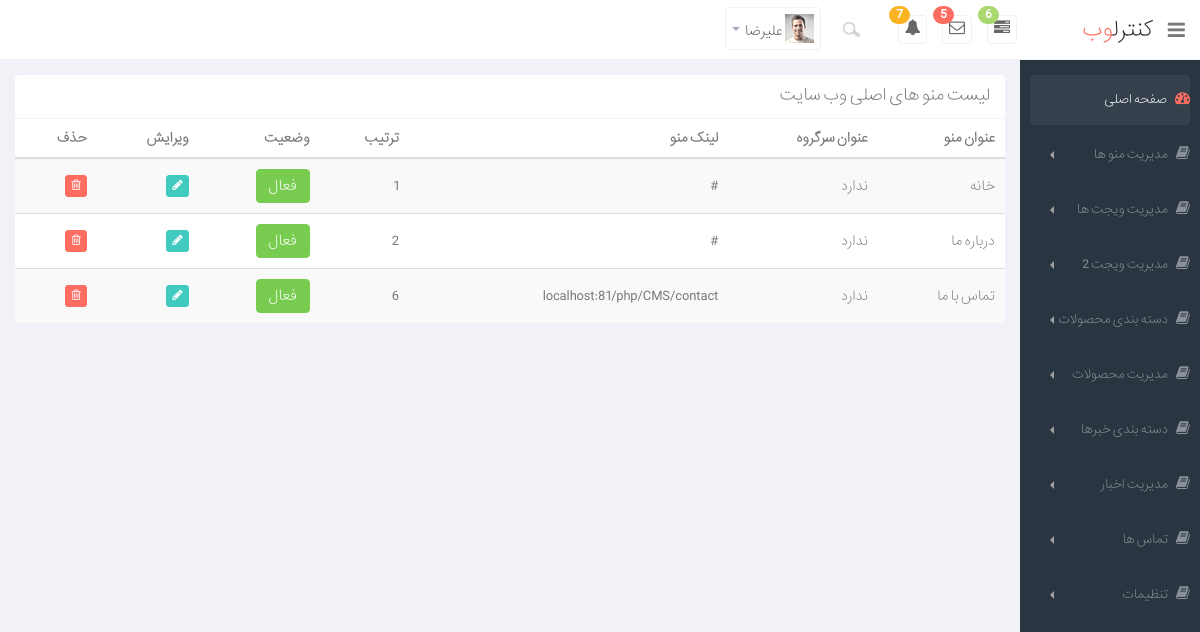
/admin/dashbord.php?m=menu&p=list (signed in), run on the app's committed database.
### tables this page shows
CREATE TABLE IF NOT EXISTS `menu_tbl` (
  `id` int(11) NOT NULL AUTO_INCREMENT,
  `title` varchar(100) NOT NULL,
  `url` varchar(50) NOT NULL,
  `status` int(11) NOT NULL,
  `chid` int(11) NOT NULL,
  `sort` int(11) NOT NULL,
  PRIMARY KEY (`id`)
);

### include/menu.php (called while the page is built, shortened)
<?php
function listmenuadmin(){
    $connection=config();
    $sql="SELECT * FROM menu_tbl";
    $row=mysqli_query($connection,$sql);
    while($res=mysqli_fetch_assoc($row)){
        $result[]=$res;
    }
    return $result;
}

### admin/menu/list.php (the view)
<div class="row">
    <div class="col-lg-12">
        <section class="panel">
            <header class="panel-heading">
                            لیست منو های اصلی وب سایت
            </header>
            <table class="table table-striped table-advance table-hover">
                <thead>
                <tr>
                    <th> عنوان منو</th>
                    <th> عنوان سرگروه</th>
                    <th> لینک منو</th>
                    <th> ترتیب</th>
                    <th> وضعیت</th>
                    <th>ویرایش</th>
                    <th>حذف</th>
                </tr>
                </thead>
                <tbody>
                <?php
                    $listmenu=listmenuadmin();
                    foreach ($listmenu as $val):
                ?>
                <tr>
                    <td><?php echo $val['title']; ?></td>
                    <td><?php
                        if($val['chid']==0){
                            echo "ندارد";
                        }
                        else{
                            $parent=selectParentMenu($val['chid']);
                            echo $parent;
                        }
                        ?>
                    </td>
                    <td><?php echo $val['url']; ?></td>
                    <td><?php echo $val['sort']; ?></td>
                    <td>
                        <?php
                        if($val['status']==0){
                            echo "
                                <span class='btn btn-danger'>غیر فعال</span>
                            ";
                        }
                        else{
                            echo "
                                <span class='btn btn-success'> فعال</span>
                            ";
                        }
                        ?>
                    </td>
                    <td><a href="dashbord.php?m=menu&p=edit&id=<?php echo $val['id']; ?>" class="btn btn-primary btn-xs"><i class="icon-pencil"></i></a></td>
                    <td><a href="dashbord.php?m=menu&p=delete&id=<?php echo $val['id']; ?>" class="btn btn-danger btn-xs"><i class="icon-trash "></i></a></td>
                </tr>
                <?php
                endforeach;
                ?>
                </tbody>
            </table>
        </section>
    </div>
</div>

### admin/css/style.css (style rules this page uses)
body { color: #797979; background: #f1f2f7; font-family: 'main', sans-serif; padding: 0px !important; margin: 0px !important; font-size:13px; }
.table-advance tr td { vertical-align: middle !important; }
body { direction:rtl; }

### data on the page
menu_tbl: title "خانه", chid "ندارد", url "#", sort "1", status "فعال"
menu_tbl: title "درباره ما", chid "ندارد", url "#", sort "2", status "فعال"
menu_tbl: title "تماس با ما", chid "ندارد", url "localhost:81/php/CMS/contact", sort "6", status "فعال"

### other printed values
$_SESSION['username'] "علیرضا"
